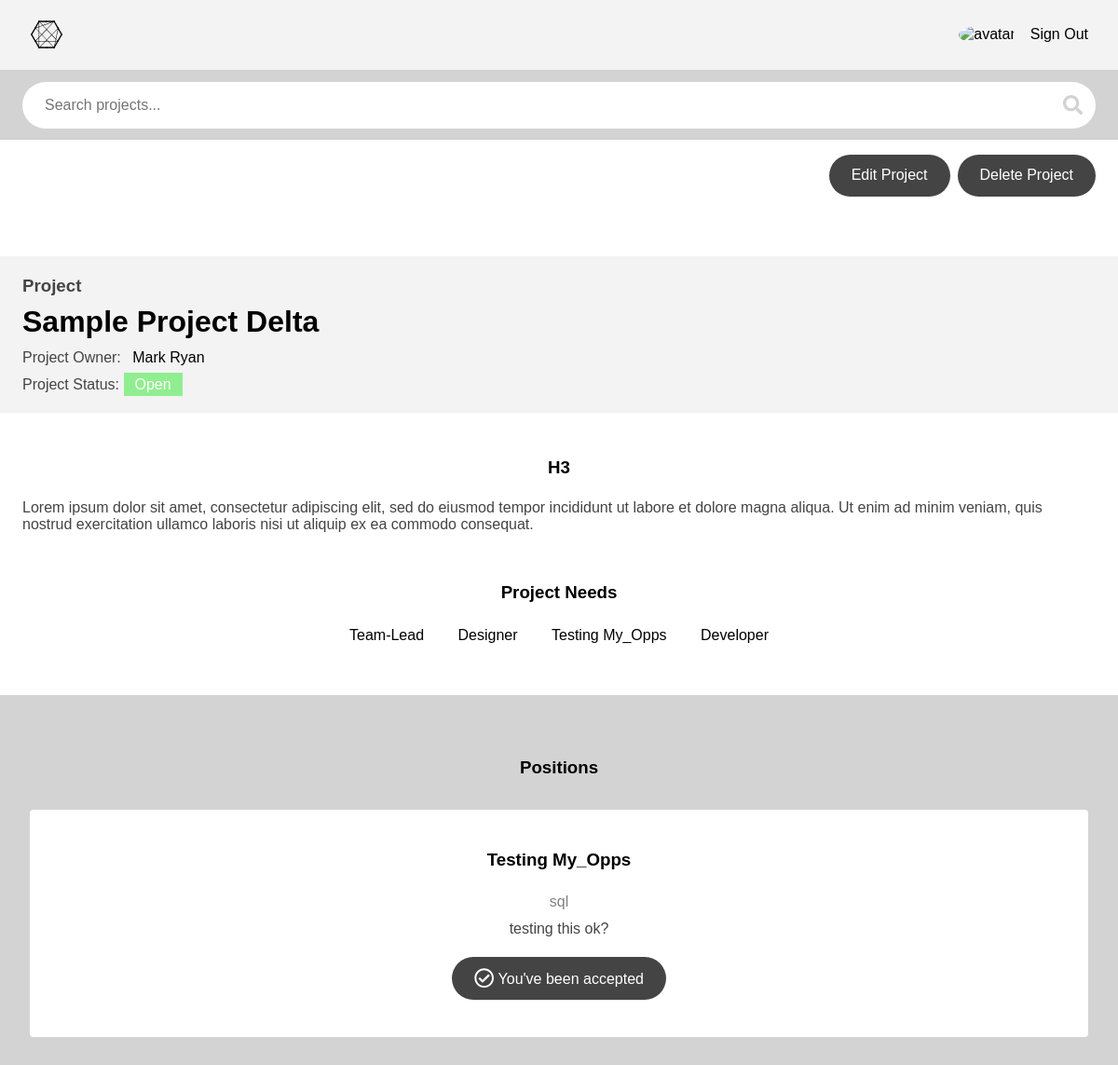
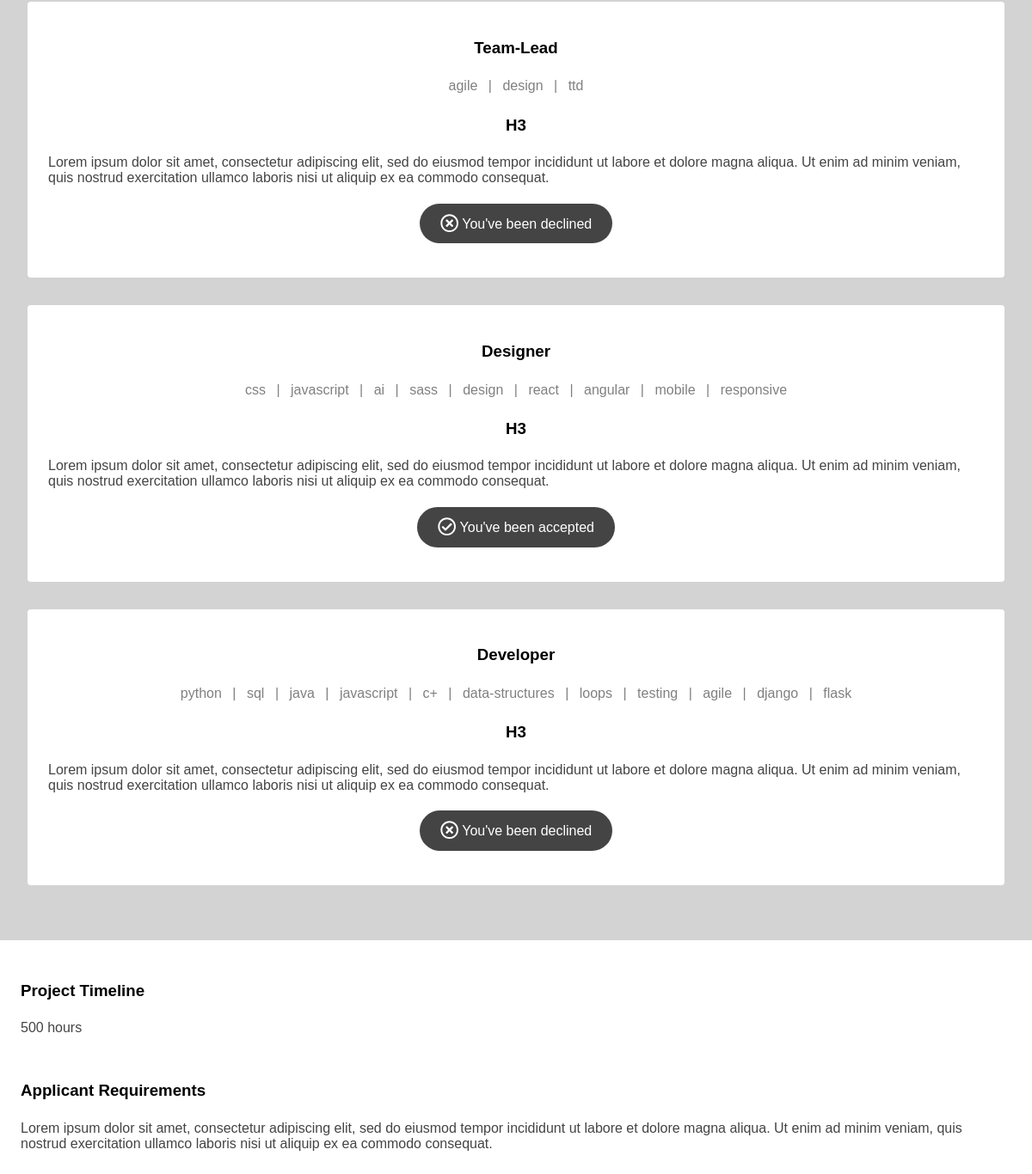
/projects/detail/sample-project-delta/ (signed in), run on the app's committed database (2 pictures, top to bottom).
### projects/models.py (models this page shows, shortened)
class Project(models.Model):
    STATUS = (
        ('A', 'Open'),
        ('B', 'Closed'),
        ('C', 'Complete'),
    )
    owner = models.ForeignKey(
        settings.AUTH_USER_MODEL,
        on_delete=models.PROTECT,
        related_name="projects"
    )
    title = models.CharField(max_length=255, unique=True)
    description = models.TextField(max_length=2000)
    time_estimate = models.IntegerField()
    applicant_requirements = models.TextField(max_length=2000)
    status = models.CharField(max_length=1, choices=STATUS)
    created = models.DateTimeField(auto_now_add=True)
    slug = models.SlugField(blank=True)
    class Meta:
        ordering = ['-created']

class Position(models.Model):
    STATUS = (
        ('E', 'Empty'),
        ('F', 'Filled')
    )
    project = models.ForeignKey(Project, on_delete=models.CASCADE)
    title = models.CharField(max_length=255)
    description = models.TextField(max_length=2000)
    skills = models.ManyToManyField('accounts.Skill', related_name="positions")
    status = models.CharField(max_length=1, choices=STATUS)
    time_estimate = models.IntegerField()
    slug = models.SlugField(editable=False, blank=True)
    created = models.DateTimeField(auto_now_add=True)
    class Meta:
        ordering = ['-created']

### accounts/models.py (models this page shows, shortened)
class User(AbstractBaseUser):
    email = models.EmailField(
        verbose_name='email address',
        max_length=255,
        unique=True,
    )
    first_name = models.CharField(max_length=255)
    last_name = models.CharField(max_length=255)
    about = models.TextField(
        max_length=2500,
        default="Markdown available, preview below."
    )
    avatar = models.ImageField(
        default="default_avatars/blank.png",
        upload_to="avatars"
    )
    skills = models.ManyToManyField(
        "Skill", related_name="users")  # on delete issues?
    is_active = models.BooleanField(default=False)
    is_admin = models.BooleanField(default=False)
    objects = UserManager()
    USERNAME_FIELD = 'email'
    REQUIRED_FIELDS = ['first_name', ]
    @property
    def get_avatar_url(self):
        path = settings.MEDIA_ROOT + '/' + self.avatar.name
        if default_storage.exists(path):
            return self.avatar.url
        else:
            return '/media/default_avatars/blank.png'
    def __str__(self):
        if not self.first_name:
            return self.email
        return self.first_name + " " + self.last_name

class Skill(models.Model):
    name = models.CharField(max_length=255, unique=True)
    def __str__(self):
        return self.name

### projects/views.py (the view)
# urls.py: path('detail/<slug>/', views.ProjectView.as_view(), name='project'),
class ProjectView(CustomLoginRequired, PrefetchRelatedMixin, DetailView):
    model = Project
    template_name = 'projects/project.html'
    prefetch_related = ['position_set', 'position_set__skills', ]
    def get_context_data(self, **kwargs):
        context = super().get_context_data(**kwargs)
        context['searchform'] = SearchBarForm()
        return context

### projects/forms.py
class SearchBarForm(forms.Form):
    q = forms.CharField(
        max_length=255,
        widget=forms.TextInput(
            attrs={
                'placeholder': 'Search projects...',
                'style': 'margin-bottom:0',
                'class': 'search-bar'
            },
        ))

### projects/templatetags/project_extras.py (called while the page is built)
@register.simple_tag(takes_context=True)
def select_distinct_positions_from_project(context):
    project = context['project']
    positions = set()
    for position in project.position_set.all():
        title = position.title
        positions.add(title)
    return list(positions)

@register.simple_tag(takes_context=True)
def already_applied(context, position):
    for application in position.applications.all():
        if application.user == context['user']:
            return application.status
    return False

### projects/views.py (called while the page is built, shortened)
    def dispatch(self, request, *args, **kwargs):
        if not request.user.is_authenticated:
            return self.handle_no_permission()
        apps = Application.objects.filter(
            user=request.user,
            unread=True,
        )
        return super().dispatch(request, *args, **kwargs)

### projects/templates/projects/project.html (shortened to what this page needs)
{% extends 'layout.html' %}
{% load markdown_deux_tags %}
{% load project_extras %}
{% block body %}
  <div class="bounds">
    <div class="top-button-container">
      <a class="button" href="{% url 'projects:create_update_project' slug=project.slug %}">Edit Project</a>
      <a class="button" href="{% url 'projects:delete_project' slug=project.slug %}">Delete Project</a>
    </div>
  </div>
    <div class="project-spacer">
      <div class="project-title-container">
        <div class="bounds">
            <h3 class="">Project</h3>
            <h1 class="">{{ project.title }}</h1>
            <p class="">Project Owner: <a>{{ project.owner }}</a></p>
            <p>Project Status:
              {% if project.status == 'A' %}
              <span class="status-{{ project.status }}">Open</span>
              {% elif project.status == 'B' %}
              <span class="status-{{ project.status }}">Closed</span>
              {% elif project.status == 'C' %}
              <span class="status-{{ project.status }}">Complete</span>
              {% endif %}
            </p>
        </div>
      </div>
    </div>
    <div class="bounds">
    <div class="project-spacer">
        <div class="project-description-container">
            {{ project.description|markdown }}
          </div>
    </div>
    <div class="project-spacer">
        <div class="project-needs-container">
            <h3>Project Needs</h3>
            <ul class="project-needs-list">
              {% select_distinct_positions_from_project as titles %}
              {% for title in titles %}
              <li><a href="#{{ title }}">{{ title }}</a></li>
              {% endfor %}
            </ul>
        </div>
    </div>
  </div>
    <div class="positions-container">
      <div class="positions-header">
          <h3>Positions</h3>
      </div>
      {% if project.position_set %}
        {% for position in project.position_set.all %}
          <div class="position-card">
          <h3 id="{{ position.title }}">{{ position.title }}</h3>
          <p class="position-skill">{% for skill in position.skills.all %}{% if forloop.last %} <a class="skill-text"
              href="{% url 'projects:dashboard' category='skill' q=skill %}">{{ skill }}</a>{% else %} <a
              class="skill-text" href="{% url 'projects:dashboard' category='skill' q=skill %}">{{ skill }}</a>
            |{% endif %}{% endfor %}</p>
            <div class="position-description">{{ position.description|markdown }}</div>
          {% if position.status == 'F' %}
          <a class="button button-primary button-inactive">Position Filled</a>
          {% else %}
          {% already_applied position as var %}
          {% if var == 'U' %}
          <a class="button button-primary button-inactive" style="cursor:default">You've applied.</a>
          {% elif var == 'A' %}
          <a class="button button-primary button-inactive" style="cursor:default"><i class="far fa-check-circle fa-lg"></i> You've been accepted</a>
          {% elif var == 'R' %}
          <a class="button button-primary button-inactive" style="cursor:default"><i class="far fa-times-circle fa-lg"></i> You've been declined</a>
          {% else %}
          <a class="button button-primary apply-button" pk="{{ position.id }}" id="apply-button-{{ position_pk }}"
            data-url="{% url 'projects:newapp' %}">Apply</a>
          {% endif %}
          {% endif %}
        </div>
        {% endfor %}
        {% else %}
        <div class="position-card">
          <p>there are currently no positions</p>
        </div>
        {% endif %}
    </div>
    <div class="bounds">
        <div class="project-timeline">
            <h3>Project Timeline</h3>
            <p>{{ project.time_estimate }} hours</p>
          </div>
          <div class="applicant-req">
            <h3>Applicant Requirements</h3>
            <p>{{ project.applicant_requirements}}</p>
          </div>
    </div>
{% endblock %}

### assets/css/style.css (style rules this page uses)
* { box-sizing: border-box; }
body { background: white; color: black; font-family: Arial, Geneva, Tahoma, sans-serif; margin: 0; }
.second-header input { width: 100%; }
a { color: black; text-decoration: none; padding: 0.5rem; line-height: 1.3rem; }
h1 { font-size: 2rem; font-weight: bold; }
p { color: #444; }
input { width: 100%; background-color: #f3f3f3; border: none; border-radius: 2rem; color: black; padding: 1rem 1.5rem; margin: 1rem 0; font-size: 1rem; line-height: 1rem; }
.button { background: #444; border: none; border-radius: 2rem; padding: .75rem 1.5rem; color: white !important; cursor: pointer; }
.bounds { width: 100%; padding: 0 1.5rem; }
.search-bar { margin: 0; }
.search input { background-color: white; }
.top-button-container { display: flex; justify-content: flex-end; align-content: center; padding: 1rem 0; }
.top-button-container .button { margin-left: .5rem; }
.dashboard-project-needs ul, li { list-style: none; margin: 0; padding: 0.5rem; line-height: 2rem; }
.project-needs-list { text-align: center; margin: 0; padding: 0; }
.project-needs-list li { display: inline; line-height: 2rem; }
.position-card { display: flex; flex-direction: column; justify-content: center; align-items: center; background-color: white; padding: 1.5rem; border-radius: 0.25rem; color: grey; margin-bottom: 2rem; }
.position-card h3 { color: black; }
.position-card .button { margin: 1rem 0; }
.positions-container { background: lightgrey; width: 100%; padding: 2rem; }
.positions-header { display: flex; justify-content: center; margin: 1rem 0; }
.position-skill { color: grey; }
.skill-text { color: grey; }
.position-description { text-align: center; }
.project-needs-container { margin: 1rem 0; }
.project-needs-container h3 { text-align: center; }
.project-description-container { text-align: center; }
.project-spacer { margin: 3rem 0; }
.project-title-container { background: #f3f3f3; width: 100%; padding: 1rem 0; }
.project-title-container h3, h1, p { text-align: left; margin: 0; padding: 0.3rem 0; color: #444; }
.project-title-container h1 { color: black; }
.project-timeline { margin: 3rem 0; }
.applicant-req { margin: 3rem 0; }
.status-A { color: white; background: lightgreen; padding: .25rem .75rem; }

### data on the page
Project: title "Sample Project Delta", owner "Mark Ryan", description "H3 Lorem ipsum dolor sit amet, consectetur adipiscing elit, sed do eiusmod tempor incididunt ut labore et dolore magna aliqua. Ut enim ad minim veniam, quis nostrud exercitation ullamco laboris nisi ut aliquip ex ea commodo consequat.", time_estimate "500", applicant_requirements "Lorem ipsum dolor sit amet, consectetur adipiscing elit, sed do eiusmod tempor incididunt ut labore et dolore magna aliqua. Ut enim ad minim veniam, quis nostrud exercitation ullamco laboris nisi ut aliquip ex ea commodo consequat."
Position: titles "Team-Lead", title "Team-Lead", description "H3 Lorem ipsum dolor sit amet, consectetur adipiscing elit, sed do eiusmod tempor incididunt ut labore et dolore magna aliqua. Ut enim ad minim veniam, quis nostrud exercitation ullamco laboris nisi ut aliquip ex ea commodo consequat.", status "You've been declined"
Position: titles "Designer", title "Designer", description "H3 Lorem ipsum dolor sit amet, consectetur adipiscing elit, sed do eiusmod tempor incididunt ut labore et dolore magna aliqua. Ut enim ad minim veniam, quis nostrud exercitation ullamco laboris nisi ut aliquip ex ea commodo consequat.", status "You've been accepted"
Position: titles "Testing My_Opps", title "Testing My_Opps", description "testing this ok?", status "You've been accepted"
Position: titles "Developer", title "Developer", description "H3 Lorem ipsum dolor sit amet, consectetur adipiscing elit, sed do eiusmod tempor incididunt ut labore et dolore magna aliqua. Ut enim ad minim veniam, quis nostrud exercitation ullamco laboris nisi ut aliquip ex ea commodo consequat.", status "You've been declined"
Skill: name "sql"
Skill: name "agile"
Skill: name "design"
Skill: name "ttd"
Skill: name "css"
Skill: name "javascript"
Skill: name "ai"
Skill: name "sass"
Skill: name "react"
Skill: name "angular"
Skill: name "mobile"
Skill: name "responsive"
Skill: name "python"
Skill: name "java"
Skill: name "c+"
Skill: name "data-structures"
Skill: name "loops"
Skill: name "testing"
Skill: name "django"
Skill: name "flask"
